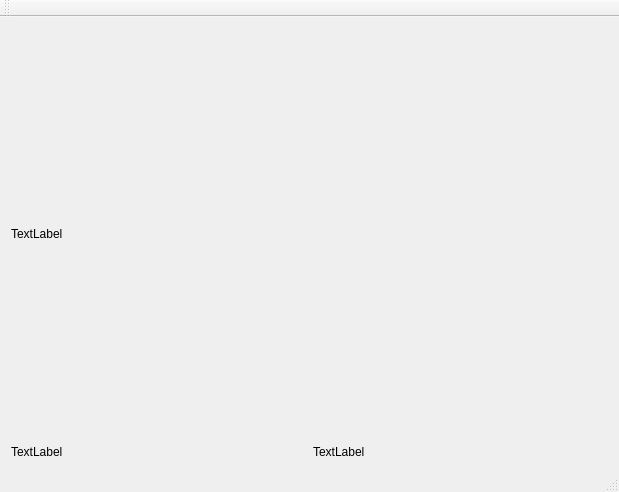
<?xml version="1.0" encoding="UTF-8"?>
<ui version="4.0">
 <class>MainWindow</class>
 <widget class="QMainWindow" name="MainWindow">
  <property name="geometry">
   <rect>
    <x>0</x>
    <y>0</y>
    <width>619</width>
    <height>492</height>
   </rect>
  </property>
  <property name="windowTitle">
   <string>MainWindow</string>
  </property>
  <widget class="QWidget" name="centralWidget">
   <layout class="QGridLayout" name="gridLayout_2">
    <item row="0" column="0" colspan="2">
     <widget class="QLabel" name="label">
      <property name="sizePolicy">
       <sizepolicy hsizetype="MinimumExpanding" vsizetype="MinimumExpanding">
        <horstretch>0</horstretch>
        <verstretch>0</verstretch>
       </sizepolicy>
      </property>
      <property name="text">
       <string>TextLabel</string>
      </property>
     </widget>
    </item>
    <item row="1" column="0">
     <widget class="QLabel" name="label_3">
      <property name="sizePolicy">
       <sizepolicy hsizetype="MinimumExpanding" vsizetype="Fixed">
        <horstretch>0</horstretch>
        <verstretch>0</verstretch>
       </sizepolicy>
      </property>
      <property name="text">
       <string>TextLabel</string>
      </property>
     </widget>
    </item>
    <item row="1" column="1">
     <widget class="QLabel" name="label_2">
      <property name="sizePolicy">
       <sizepolicy hsizetype="MinimumExpanding" vsizetype="Fixed">
        <horstretch>0</horstretch>
        <verstretch>0</verstretch>
       </sizepolicy>
      </property>
      <property name="text">
       <string>TextLabel</string>
      </property>
     </widget>
    </item>
   </layout>
  </widget>
  <widget class="QMenuBar" name="menuBar">
   <property name="geometry">
    <rect>
     <x>0</x>
     <y>0</y>
     <width>619</width>
     <height>25</height>
    </rect>
   </property>
  </widget>
  <widget class="QToolBar" name="mainToolBar">
   <attribute name="toolBarArea">
    <enum>TopToolBarArea</enum>
   </attribute>
   <attribute name="toolBarBreak">
    <bool>false</bool>
   </attribute>
  </widget>
  <widget class="QStatusBar" name="statusBar"/>
 </widget>
 <layoutdefault spacing="6" margin="11"/>
 <resources/>
 <connections/>
</ui>
